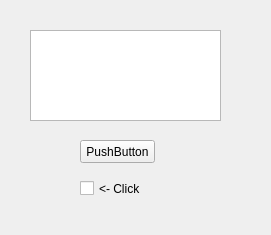
<?xml version="1.0" encoding="UTF-8"?>
<ui version="4.0">
 <class>Juego</class>
 <widget class="QMainWindow" name="Juego">
  <property name="geometry">
   <rect>
    <x>0</x>
    <y>0</y>
    <width>271</width>
    <height>235</height>
   </rect>
  </property>
  <property name="windowTitle">
   <string>Juego</string>
  </property>
  <widget class="QWidget" name="centralwidget">
   <widget class="QPushButton" name="pushButton">
    <property name="geometry">
     <rect>
      <x>80</x>
      <y>140</y>
      <width>75</width>
      <height>23</height>
     </rect>
    </property>
    <property name="text">
     <string>PushButton</string>
    </property>
   </widget>
   <widget class="QCheckBox" name="checkBox">
    <property name="geometry">
     <rect>
      <x>80</x>
      <y>180</y>
      <width>70</width>
      <height>17</height>
     </rect>
    </property>
    <property name="text">
     <string>&lt;- Click</string>
    </property>
    <property name="checkable">
     <bool>true</bool>
    </property>
    <property name="checked">
     <bool>false</bool>
    </property>
   </widget>
   <widget class="QTextBrowser" name="textBrowser">
    <property name="geometry">
     <rect>
      <x>30</x>
      <y>30</y>
      <width>191</width>
      <height>91</height>
     </rect>
    </property>
   </widget>
  </widget>
 </widget>
 <resources/>
 <connections/>
</ui>
